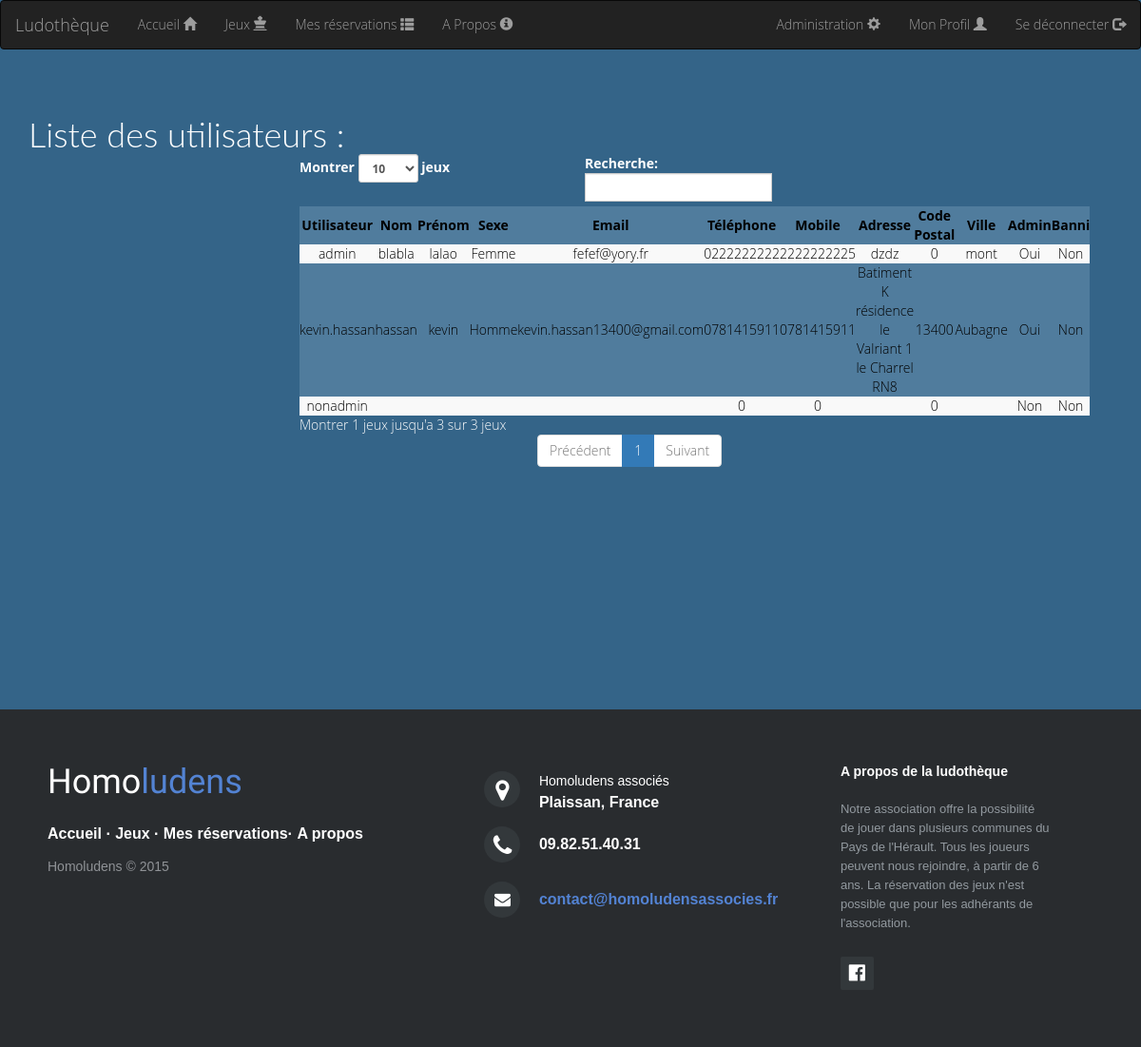
/?action=listUser (signed in), run on an earlier commit of the app's database.
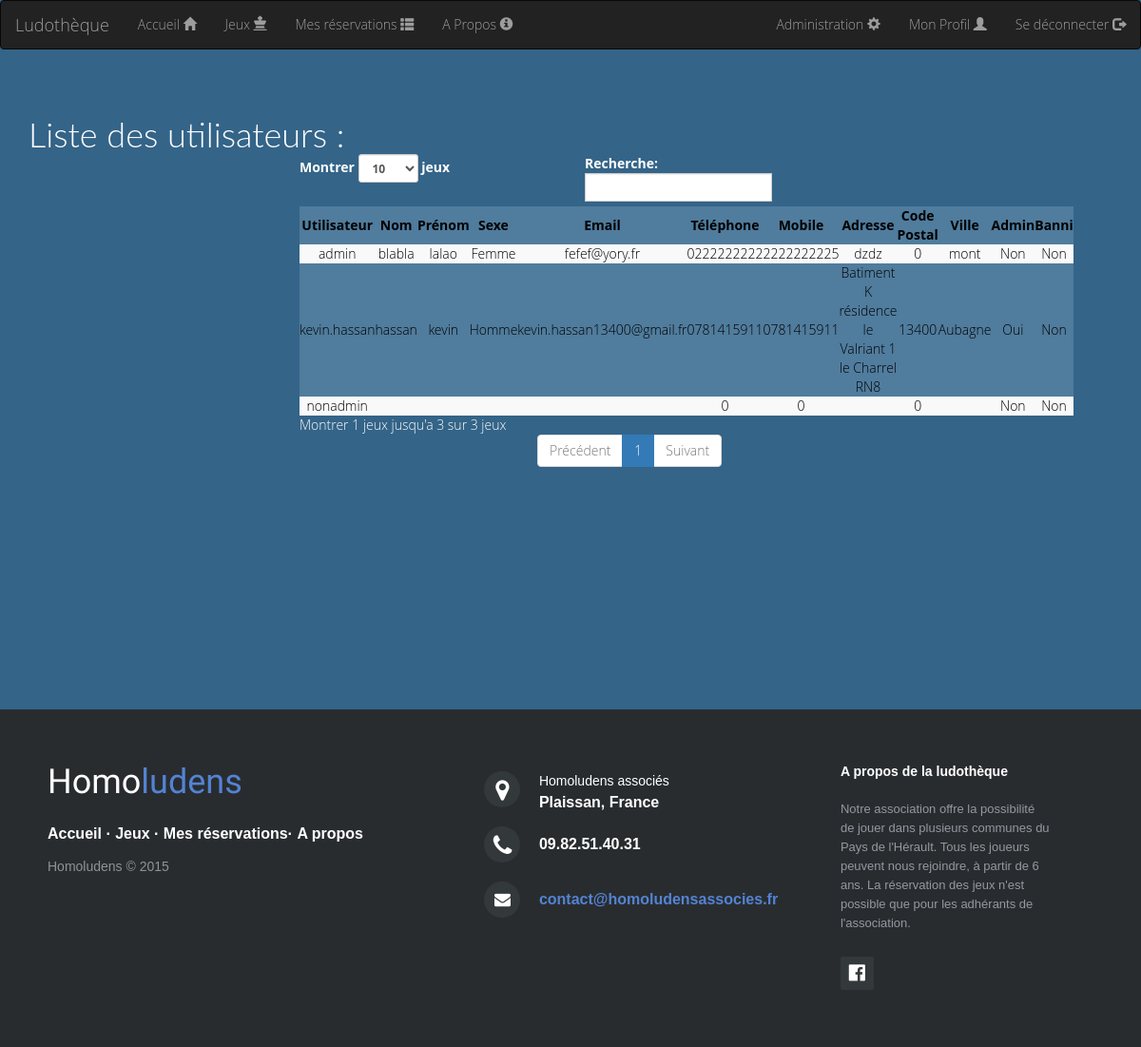
And on a later commit of the database.
### tables this page shows
CREATE TABLE IF NOT EXISTS `utilisateur` (
  `username` varchar(32) NOT NULL,
  `password` varchar(64) NOT NULL,
  `admin` tinyint(1) NOT NULL,
  `sexUser` varchar(8) NOT NULL,
  `nameUser` varchar(32) NOT NULL,
  `nicknameUser` varchar(32) NOT NULL,
  `emailUser` varchar(32) NOT NULL,
  `telUser` varchar(10) NOT NULL,
  `mobileUser` varchar(10) NOT NULL,
  `addressUser` varchar(50) NOT NULL,
  `cpUser` varchar(5) NOT NULL,
  `cityUser` varchar(32) NOT NULL,
  `banUser` tinyint(4) NOT NULL DEFAULT '0',
  PRIMARY KEY (`username`)
);

### view/view.php (called while the page is built)
<?php
    require "header.php";
    require VIEW_PATH  . DS . 'view' . ucfirst($view) . '.php';
    require "footer.php";
?>

### controller/ControllerUtilisateur.php (called while the page is built, shortened)
<?php
switch ($action) {
    case "listUser":
        if( Session::is_admin())
        {
            $view = "listUtilisateur";
            $tab_user = ModelUtilisateur::selectAll();
        }
        else{
            $view="Error";
            $pagetitle="Erreur";
        }
        break;
}
require VIEW_PATH . "view.php";

### index.php (called while the page is built, shortened)
<?php
include ROOT . DS . 'controller' . DS . 'dispatcher.php';
?>

### model/Model.php (called while the page is built, shortened)
<?php
class Model {
    public static $pdo;
    public static function set_static() {
        try
        {
            self::$pdo = new PDO('mysql:host=localhost;dbname=ludotheque;charset=utf8', 'root', '');
            self::$pdo->setAttribute(PDO::ATTR_ERRMODE, PDO::ERRMODE_EXCEPTION);
        }
        catch (PDOException $ex)
        {
            if (Conf::getDebug())
            {
                echo $ex->getMessage();
                die('Problème lors de la connexion à la base de donnée');
            }
            else
            {
                echo 'Une erreur est survenue. <a href=""> Retour a la page d\'accueil </a>';
                die();
            }
        }
    }
    public static function selectAll() {
        try
        {
            $sql = "SELECT * FROM " . static::$table;
            $req = self::$pdo->query($sql);
            return $req->fetchAll(PDO::FETCH_OBJ);
        }
        catch (PDOException $e)
        {
            echo $e->getMessage();
            die("Erreur lors de la recherche de tous les objets de la BDD " . static::$table);
        }
    }
}
?>

### view/viewListUtilisateur.php (the view, shortened to what this page needs)
<?php
function tabUser($tab_user)
{
    $max=sizeof($tab_user);
    $i=0;
    while($i<$max){
    $u=$tab_user[$i];
        $username = $u->username;
        $name = $u->nameUser;
        $nickname = $u->nicknameUser;
        $sex = $u->sexUser;
        $email = $u->emailUser;
        $tel = $u->telUser;
        $mobile = $u->mobileUser;
        $address= $u->addressUser;
        $cp = $u->cpUser;
        $city = $u->cityUser;
        $admin = $u->admin;
        if($admin == 1)
        {
            $admin = 'Oui';
        }
        else{
            $admin = 'Non';
        }
        $ban = $u->banUser;
        if($ban==0){
            $ban='Non';
        }  else {
            $ban='Oui';
        }
        echo <<< EOT
        <tr><td><a href="?action=modifyUser&user=$username">$username</a></td><td>$name</td><td>$nickname</td><td>$sex</td><td>$email</td><td>$tel</td><td>$mobile</td><td>$address</td><td>$cp</td><td>$city</td><td>$admin</td><td>$ban</td></tr>
</div>
EOT;
    $i++;
    }
}
?>
<?php
echo '<div class="container">';
if(isset($_SESSION['login']) && $_SESSION['admin']==1){
    echo <<<EOT
    <h1>Liste des utilisateurs :</h1>
    <div class="containt-Utilisateur">
        <table class="table-striped tableUtilisateur" id="tableUser"><thead>
          <tr>
            <th>Utilisateur</th>
            <th>Nom</th>
            <th>Prénom</th>
            <th>Sexe</th>
            <th>Email</th>
            <th>Téléphone</th>
            <th>Mobile</th>
            <th>Adresse</th>
            <th>Code Postal</th>
            <th>Ville</th>
            <th>Admin</th>
            <th>Banni</th>
          </tr>
        </thead>
EOT;
tabUser($tab_user);
}

What changed in the data, as far as the page shows it:
changed utilisateur "admin": admin "Oui" → "Non"
changed utilisateur "kevin.hassan": emailUser "kevin.hassan13400@gmail.com" → "kevin.hassan13400@gmail.fr"
